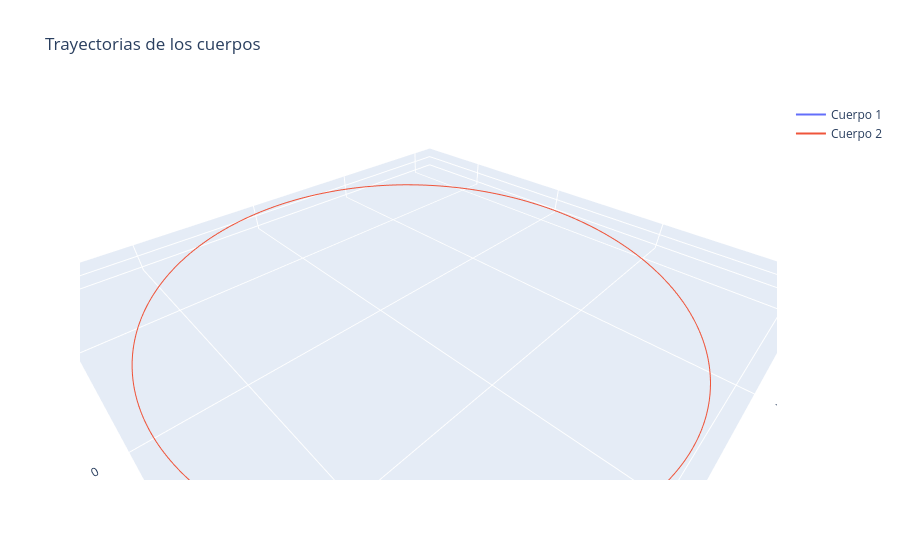

The notebook cell this image was saved under:
### Code cell
# graph !
fig = go.Figure()
fig.add_trace(go.Scatter3d(x=rs[0][:,0], y=rs[0][:,1], z=rs[0][:,2], mode='lines', name='Cuerpo 1'))
fig.add_trace(go.Scatter3d(x=rs[1][:,0], y=rs[1][:,1], z=rs[1][:,2], mode='lines', name='Cuerpo 2'))
fig.update_layout(title='Trayectorias de los cuerpos', scene=dict(xaxis_title='X', yaxis_title='Y', zaxis_title='Z'))
fig.update_layout(scene=dict(aspectmode='data'))
fig.show()

### Figure 1 — Plotly figure (JSON) as saved in the notebook; plotly's stock layout.template omitted (floating-point values rounded to 4 significant figures; data arrays with more than 128 entries replaced by an {"elided": "..."} marker saying what was removed)
{"data": [{"mode": "lines", "name": "Cuerpo 1", "type": "scatter3d", "x": {"elided": "600 float values"}, "y": {"elided": "600 float values"}, "z": {"elided": "600 float values"}}, {"mode": "lines", "name": "Cuerpo 2", "type": "scatter3d", "x": {"elided": "600 float values"}, "y": {"elided": "600 float values"}, "z": {"elided": "600 float values"}}], "layout": {"scene": {"aspectmode": "data", "xaxis": {"title": {"text": "X"}}, "yaxis": {"title": {"text": "Y"}}, "zaxis": {"title": {"text": "Z"}}}, "title": {"text": "Trayectorias de los cuerpos"}}}
